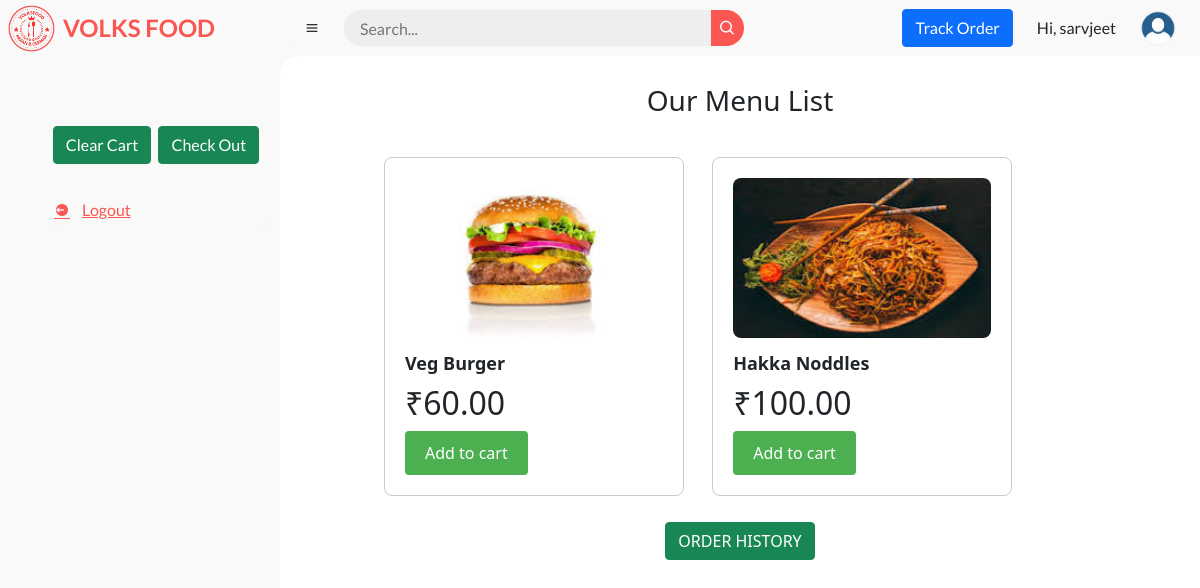
Page /home (signed in) on the earlier database version.
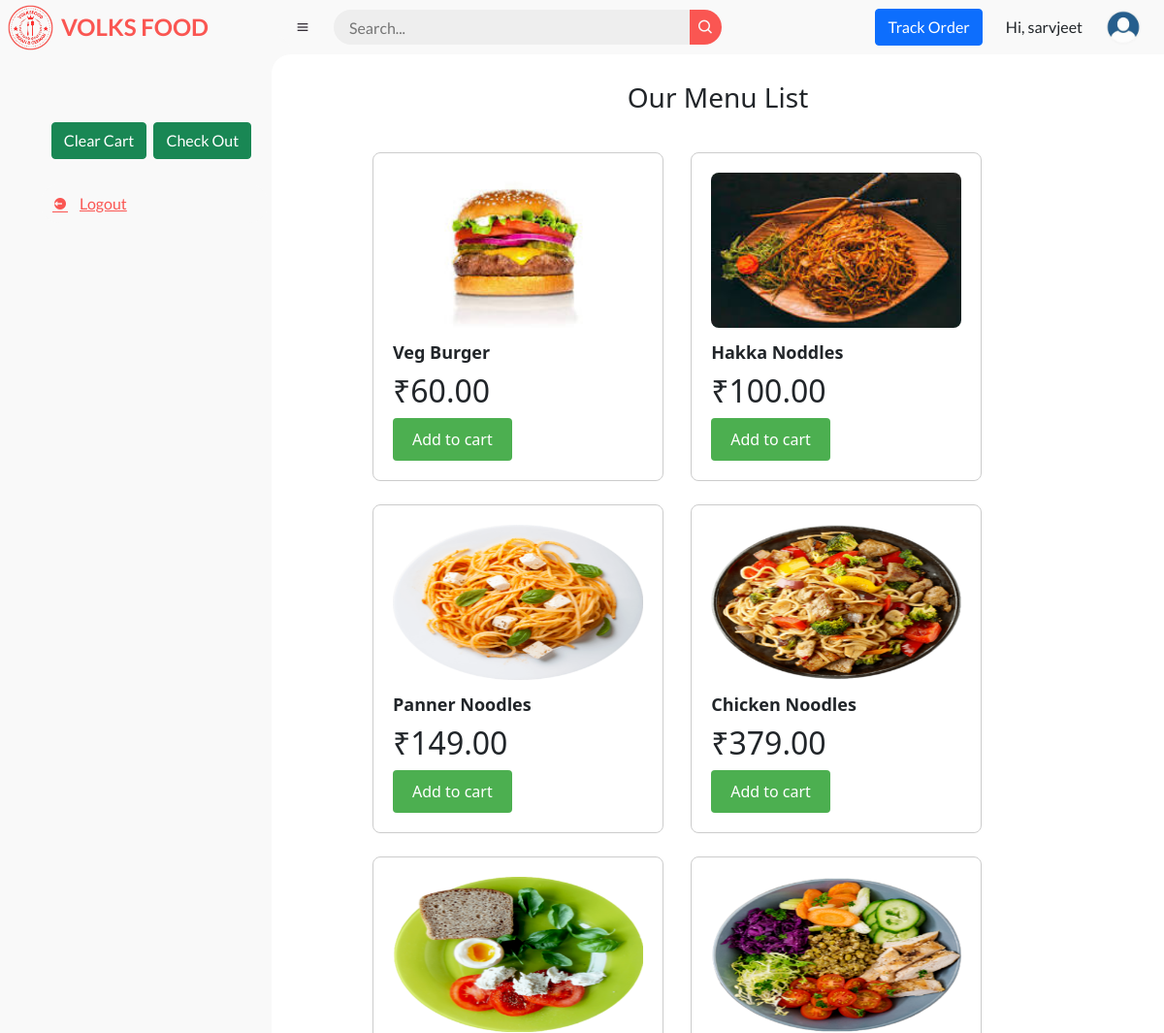
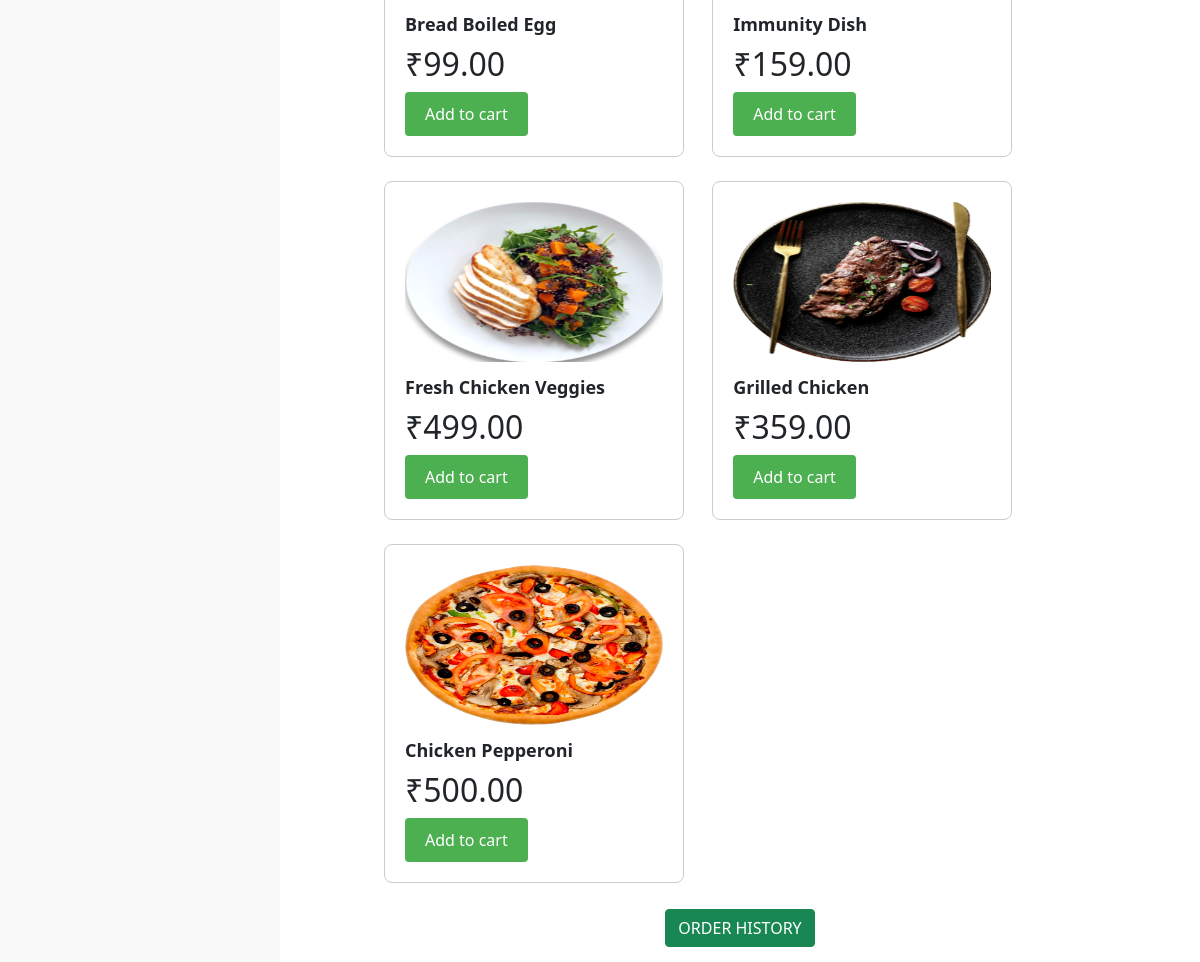
Same page on the later database version (2 pictures, top to bottom).
### Food/models.py (models this page shows, shortened)
class Food(models.Model):
    id = models.CharField(max_length=100,primary_key=True)
    name = models.CharField(max_length=100)
    description = models.TextField()
    price  = models.DecimalField(max_digits=10, decimal_places=2)
    image = models.ImageField(upload_to='food_images/')
    category_id = models.ForeignKey('Category', on_delete=models.CASCADE)
    feature = models.CharField(max_length=100)
    active = models.BooleanField(default=True)

### Food/views.py (the view)
# urls.py: path('home', views.home, name='home'),
@login_required
def home(request):
    query = request.GET.get('q')
    if query:
        foods = Food.objects.filter(name__icontains=query)
    else:
        foods = Food.objects.all()
    return render(request, 'home.html', {'foods': foods,'query': query})

### Food/templates/home.html (shortened to what this page needs)
{% extends 'base.html' %} {% load static %} {% block mainbody %}
<h3 style="text-align: center; margin: 3%">Our Menu List</h3>
<div class="food-cards" style="margin: 0px auto; width: 80%">
  {% for food in foods %}
  <div class="food-card" style="margin: 12px">
    <img src="{{ food.image.url }}" alt="{{ food.name }}" />
    <div class="food-details">
      <h2 class="food-title">{{ food.name }}</h2>
      <h2 class="food-price">&#x20B9;{{ food.price }}</h2>
      <a href="{% url 'cart_add' food.id  %}"
        ><button class="buy-button">Add to cart</button></a
      >
    </div>
  </div>
  {% endfor %} {% endblock %}

### Food/templates/base.html (shortened to what this page needs)
{% load static %}
<!DOCTYPE html>
<html lang="en">
<head>
	<link href='https://unpkg.com/boxicons@2.0.9/css/boxicons.min.css' rel='stylesheet'>
	<link rel="stylesheet" href="{% static 'css/style.css' %}"/>
	<link rel="stylesheet" href="{% static 'css/custom.css' %}"/>
	<link rel="stylesheet" href="../static/cssSample/bootstrap.min.css">
</head>
<body>
	<section id="sidebar">
		 <div class="navbar__logo brand" style="width: fit-content;">
            <a href="index.html"><img src="{% static 'img/logo.png' %}" alt="logo" /></a>
            <span class="text">VOLKS FOOD</span>
          </div>
		<ul class="side-menu top">
			{% load cart_tag %}
	<div style="margin: 20px 2px; text-align: center;">
		<button class="btn btn-success" style="margin: 2px;">
			<a style="text-decoration: none; color: white" href="{% url 'cart_clear' %}">Clear Cart</a>
		</button>
		<button class="btn btn-success" style="margin: 2px;">
			<a style="text-decoration: none; color: white" href="{% url 'contact' %}">Check Out</a>
		</button>
	</div>
			<li>
				<a href="{% url 'logout' %}" class="logout">
					<i class='bx bxs-log-out-circle' ></i>
					<span class="text">Logout</span>
				</a>
			</li>
		</ul>
	</section>
	<section id="content">
		<nav>
			<i class='bx bx-menu' ></i>
			<form method="GET">
				<div class="form-input">
				{% if query %}
					<input type="search" placeholder="Search..." name="q" value="{{ query }}">
				{% else %}
					<input type="search" placeholder="Search..." name="q" >
				{% endif %}
					<button type="submit" class="search-btn"><i class='bx bx-search' ></i></button>
				</div>
			</form>
			<a href="{% url 'track' %}" class="profile"><button class="btn btn-primary">Track Order</button></a>
			<p style="align-self: end;">Hi, {{request.user.username}}</p>
			<a href="#" class="profile">
				<img src="{% static 'img/profile.jpg' %}">
			</a>
		</nav>
  {% block mainbody %} {% endblock %}
		<div class="text-center" style="margin: 2%;">
			<a href="{% url 'orders' %}">
				<button class="btn btn-success">ORDER HISTORY</button>
			</a>
		</div>
</body>
</html>

### Food/static/css/style.css (style rules this page uses)
* { margin: 0; padding: 0; box-sizing: border-box; }
a { text-decoration: none; }
li { list-style: none; }
:root { --poppins: 'Poppins', sans-serif; --lato: 'Lato', sans-serif; --white: #fff; --light: #F9F9F9; --blue: #3C91E6; --light-blue: #CFE8FF; --grey: #eee; --dark-grey: #AAAAAA; --dark: #342E37; --red: #fa5652; --yellow: #FFCE26; --light-yellow: #FFF2C6; --orange: #FD7238; --light-orange: #FFE0D3; }
html { overflow-x: hidden; }
body { background: var(--white); overflow-x: hidden; }
#sidebar { position: fixed; top: 0; left: 0; width: 280px; height: 100%; background: var(--light); z-index: 2000; font-family: var(--lato); transition: .3s ease; overflow-x: hidden; scrollbar-width: none; }
#sidebar .brand { font-size: 24px; font-weight: 700; height: 56px; display: flex; align-items: center; color: var(--red); position: sticky; top: 0; left: 0; background: var(--light); z-index: 500; padding-bottom: 20px; box-sizing: content-box; }
#sidebar .side-menu { width: 100%; margin-top: 48px; }
#sidebar .side-menu li { height: 48px; background: transparent; margin-left: 6px; border-radius: 48px 0 0 48px; padding: 4px; }
#sidebar .side-menu li a { width: 100%; height: 100%; background: var(--light); display: flex; align-items: center; border-radius: 48px; font-size: 16px; color: var(--dark); white-space: nowrap; overflow-x: hidden; }
#sidebar .side-menu li a.logout { color: var(--red); }
#sidebar .side-menu li a .bx { min-width: calc(60px - ((4px + 6px) * 2)); display: flex; justify-content: center; }
#content { position: relative; width: calc(100% - 280px); left: 280px; transition: .3s ease; }
#content nav { height: 56px; background: var(--light); padding: 0 24px; display: flex; align-items: center; grid-gap: 24px; font-family: var(--lato); position: sticky; top: 0; left: 0; z-index: 1000; }
#content nav::before { content: ''; position: absolute; width: 40px; height: 40px; bottom: -40px; left: 0; border-radius: 50%; box-shadow: -20px -20px 0 var(--light); }
#content nav a { color: var(--dark); }
#content nav .bx.bx-menu { cursor: pointer; color: var(--dark); }
#content nav form { max-width: 400px; width: 100%; margin-right: auto; }
#content nav form .form-input { display: flex; align-items: center; height: 36px; }
#content nav form .form-input input { flex-grow: 1; padding: 0 16px; height: 100%; border: none; background: var(--grey); border-radius: 36px 0 0 36px; outline: none; width: 100%; color: var(--dark); }
#content nav form .form-input button { width: 36px; height: 100%; display: flex; justify-content: center; align-items: center; background: var(--red); color: var(--light); font-size: 18px; border: none; outline: none; border-radius: 0 36px 36px 0; cursor: pointer; }
#content nav .profile img { width: 36px; height: 36px; object-fit: cover; border-radius: 50%; }
.navbar__logo { display: flex; align-items: center; }
.navbar__logo img { width: 63px; }

### Food/static/css/custom.css (style rules this page uses)
.food-card { border: 1px solid #ccc; border-radius: 8px; padding: 20px; margin: 10px; width: 300px; display: inline-block; }
.food-card img { width: 100%; height: 10em; border-radius: 8px; margin-bottom: 15px; }
.food-title { font-weight: bold; font-size: 18px; margin-bottom: 10px; }
.buy-button { background-color: #4CAF50; border: none; color: white; padding: 10px 20px; text-align: center; text-decoration: none; display: inline-block; font-size: 16px; border-radius: 4px; cursor: pointer; }

Differences in the rows shown:
added Food: image (picture), name "Panner Noodles", price "149.00"
added Food: image (picture), name "Chicken Noodles", price "379.00"
added Food: image (picture), name "Bread Boiled Egg", price "99.00"
added Food: image (picture), name "Immunity Dish", price "159.00"
added Food: image (picture), name "Fresh Chicken Veggies", price "499.00"
added Food: image (picture), name "Grilled Chicken", price "359.00"
added Food: image (picture), name "Chicken Pepperoni", price "500.00"
